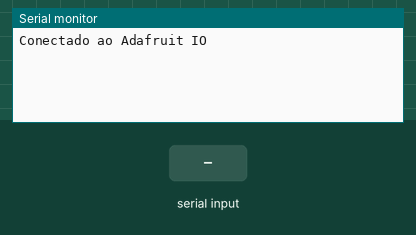
Simulated run of this sketch. Board: Arduino Uno, built with avr-gcc and run on an emulated ATmega328P. Shown: the last lines printed to the serial monitor. The test bench sets the inputs (shaded band).

Above: at 2.7 s.
2.8 s: "T:\n" received over Serial
At 4.0 s:
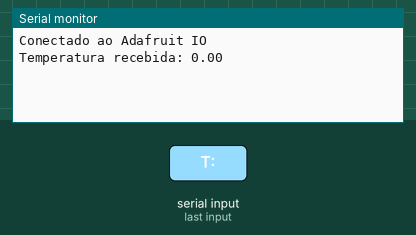
4.4 s: "U:\n" received over Serial
At 5.3 s:
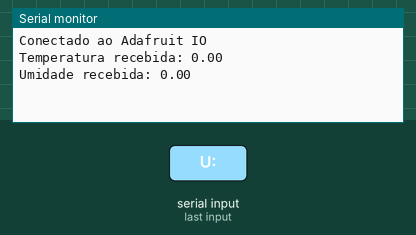

Measured:
- after the input at 2.8 s, the serial monitor: prints a new line after 0.11 s (image 1)
- after the input at 4.4 s, the serial monitor: prints a new line after 0.11 s (image 2)

The sketch:

ESP01.ino
```cpp
// INCLUINDO BIBLIOTECAS
#include "config.h"

//INSTANCIANDO OBJETOS DO FEED
AdafruitIO_Feed *temperaturaFeed = io.feed("temperatura");
AdafruitIO_Feed *umidadeFeed = io.feed("umidade");

// Variáveis globais para armazenar os dados recebidos
String inputString = "";         // String para armazenar os dados recebidos
bool stringCompleta = false;     // Flag para indicar que a string está completa

void setup() {
  Serial.begin(9600);

  // Conecte-se ao Adafruit IO
  io.connect();

  // Aguarde a conexão
  while(io.status() < AIO_CONNECTED) {
    Serial.print(".");
    delay(500);
  }

  Serial.println("Conectado ao Adafruit IO");

  // Inicializa a string de entrada
  inputString.reserve(200);
}

void loop() {
  io.run();

  // Processa os dados recebidos quando a string está completa
  if (stringCompleta) {
    processaString();
    inputString = ""; // Limpa a string de entrada
    stringCompleta = false; // Reseta a flag
  }
}

void serialEvent() {
  // Lê os dados da porta serial
  while (Serial.available()) {
    char inChar = (char)Serial.read(); // Lê um caractere da porta serial
    inputString += inChar; // Adiciona o caractere à string de entrada
    if (inChar == '\n') { // Verifica se o caractere é uma nova linha
      stringCompleta = true; // Define a flag indicando que a string está completa
    }
  }
}

void processaString() {
  // Verifica se a string começa com "T:" ou "U:"
  if (inputString.startsWith("T:") || inputString.startsWith("U:")) {
    int indexT = inputString.indexOf("T:"); // Encontra a posição de "T:"
    int indexU = inputString.indexOf("U:"); // Encontra a posição de "U:"

    // Verifica se "T:" está presente na string
    if (indexT != -1) {
      int endIndex = inputString.indexOf(' ', indexT);
      if (endIndex == -1) endIndex = inputString.length();
      String tempStr = inputString.substring(indexT + 2, endIndex);
      tempStr.trim();
      float temperatura = tempStr.toFloat();

      // Imprime o valor de temperatura recebido no monitor serial
      Serial.print("Temperatura recebida: ");
      Serial.println(temperatura);

      // Envia o valor de temperatura para o Adafruit IO
      temperaturaFeed->save(temperatura);
    }

    // Verifica se "U:" está presente na string
    if (indexU != -1) {
      int endIndex = inputString.indexOf(' ', indexU);
      if (endIndex == -1) endIndex = inputString.length();
      String humStr = inputString.substring(indexU + 2, endIndex);
      humStr.trim();
      float umidade = humStr.toFloat();

      // Imprime o valor de umidade recebido no monitor serial
      Serial.print("Umidade recebida: ");
      Serial.println(umidade);

      // Envia o valor de umidade para o Adafruit IO
      umidadeFeed->save(umidade);
    }
  }
}
```

config.h
```cpp
#include "AdafruitIO_WiFi.h"

// CONFIGURAÇÃO DA ADAFRUITIO
#define IO_USERNAME "******"
#define IO_KEY "********"

// CONFIGURAÇÃO DO WIFI
#define WIFI_SSID "*******"
#define WIFI_PASS "*******"

AdafruitIO_WiFi io(IO_USERNAME, IO_KEY, WIFI_SSID, WIFI_PASS);
```
